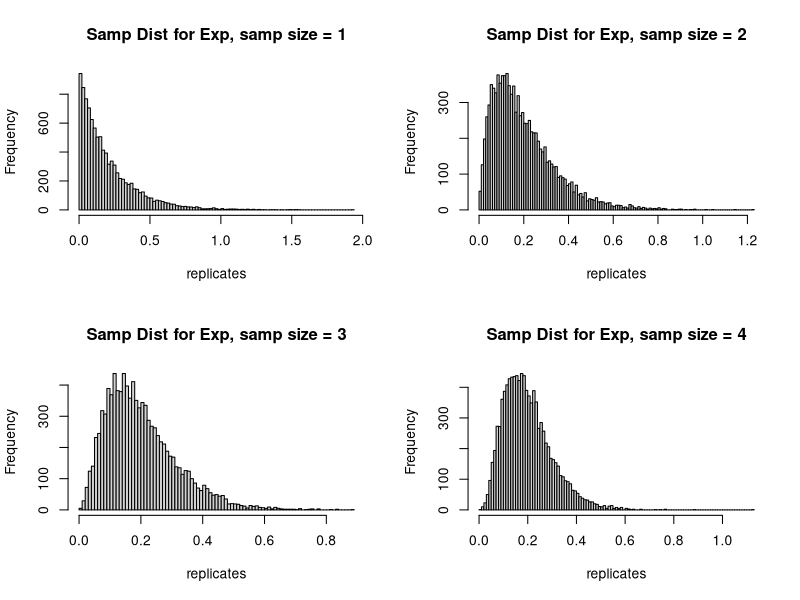
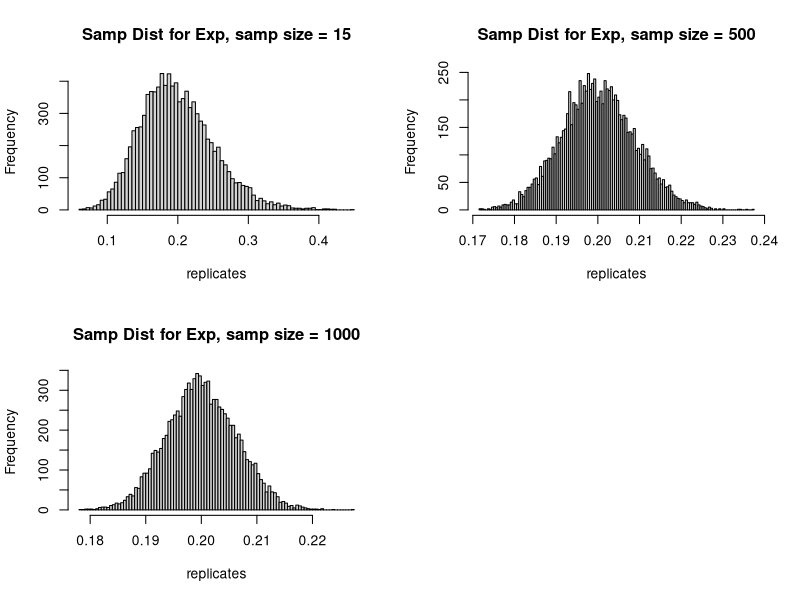

These charts were generated, in order, by the following R code:
## ---- chunk 1
sample(c(1,2,3,4,5,6), 1) + sample(c(1,2,3,4,5,6), 1)
## ---- chunk 2
sum_die <- replicate(1000, sample(c(1,2,3,4,5,6), 1) + sample(c(1,2,3,4,5,6), 1))
## ---- chunk 3
exp = seq(from = 2, to = 12, by = 2)
counter = 0
  for ( sum_val in sum_die ) {
    if (sum_val %in% exp) {
     counter = counter + 1}
  }

print (paste("Emperical Probability = ",counter/10000))
## ---- chunk 4
table(sum_die)
#print(sum_die)
## ---- chunk 5
#define the function 'exactly_one_cell'sds
#takes input number of cells,
#output: true if exactly one cell is empty, else false.
exactly_one <- function(n) {
  assign <- sample(1:n,n,replace=TRUE)
  unique <- length(unique(assign))
  return(unique == n - 1)
}

## ---- chunk 6
n <- 3
#balls_to_cell_exp <- replicate(100000, exactly_one_cell(n))
#mean(balls_to_cell_exp)
theoretical_value <- choose(n, 2)*factorial(n)/(n^n)
theoretical_value
## ---- chunk 7
  samp_sizes  <- c(1, 2, 3, 4, 15, 500, 1000)
  
  par(mfrow=c(2,2))
  for(size in samp_sizes){
    replicates <- replicate(10000, {
      mean(rexp(size, rate = 5))
    })
    hist(replicates, breaks = 100,
         main = paste("Samp Dist for Exp, samp size =", size ))
}
## ---- chunk 8

## ---- chunk 9

## ---- chunk 10

## ---- chunk 11

## ---- chunk 12

## ---- chunk 13

## ---- chunk 14

## ---- chunk 15
mean_estimate_two_samps <- function(delta){
  samp1 <- rnorm(10, mean = 2, sd = 3)
samp2 <- rnorm(20, mean = 2, sd = 6)
  return(delta*mean(samp1) + (1-delta)*mean(samp2))
}
## ---- chunk 16
B <- 100000
means <- replicate(B,mean_estimate_two_samps(3/4))
## ---- chunk 17
mean(means)
var(means)
## ---- chunk 18
delta <- 3/4

var <- delta^2*(3^2)/10 + (1-delta)^2*(8^2)/20
var
## ---- chunk 19

## ---- chunk 20

## ---- chunk 21

## ---- chunk 22

